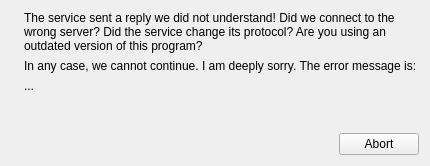
<?xml version="1.0" encoding="UTF-8"?>
<ui version="4.0">
 <class>PerformLoginError</class>
 <widget class="QWidget" name="PerformLoginError">
  <property name="geometry">
   <rect>
    <x>0</x>
    <y>0</y>
    <width>430</width>
    <height>166</height>
   </rect>
  </property>
  <property name="windowTitle">
   <string>Form</string>
  </property>
  <layout class="QVBoxLayout" name="verticalLayout">
   <item>
    <layout class="QHBoxLayout" name="horizontalLayout" stretch="0,1">
     <item>
      <widget class="QLabel" name="lblIcon">
       <property name="sizePolicy">
        <sizepolicy hsizetype="Minimum" vsizetype="Preferred">
         <horstretch>0</horstretch>
         <verstretch>0</verstretch>
        </sizepolicy>
       </property>
       <property name="alignment">
        <set>Qt::AlignLeading|Qt::AlignLeft|Qt::AlignTop</set>
       </property>
       <property name="margin">
        <number>10</number>
       </property>
      </widget>
     </item>
     <item>
      <layout class="QVBoxLayout" name="verticalLayout_2">
       <item>
        <widget class="QLabel" name="lblComplaint1">
         <property name="sizePolicy">
          <sizepolicy hsizetype="Preferred" vsizetype="Preferred">
           <horstretch>1</horstretch>
           <verstretch>0</verstretch>
          </sizepolicy>
         </property>
         <property name="text">
          <string>The service sent a reply we did not understand! Did we connect to the wrong server? Did the service change its protocol? Are you using an outdated version of this program?</string>
         </property>
         <property name="wordWrap">
          <bool>true</bool>
         </property>
        </widget>
       </item>
       <item>
        <widget class="QLabel" name="lblComplaint2">
         <property name="text">
          <string>In any case, we cannot continue. I am deeply sorry. The error message is:</string>
         </property>
         <property name="wordWrap">
          <bool>true</bool>
         </property>
        </widget>
       </item>
       <item>
        <widget class="QLabel" name="lblError">
         <property name="sizePolicy">
          <sizepolicy hsizetype="Preferred" vsizetype="Preferred">
           <horstretch>0</horstretch>
           <verstretch>1</verstretch>
          </sizepolicy>
         </property>
         <property name="text">
          <string notr="true">...</string>
         </property>
         <property name="alignment">
          <set>Qt::AlignLeading|Qt::AlignLeft|Qt::AlignTop</set>
         </property>
         <property name="wordWrap">
          <bool>true</bool>
         </property>
        </widget>
       </item>
      </layout>
     </item>
    </layout>
   </item>
   <item>
    <widget class="QDialogButtonBox" name="btnError">
     <property name="standardButtons">
      <set>QDialogButtonBox::Abort</set>
     </property>
    </widget>
   </item>
  </layout>
 </widget>
 <resources/>
 <connections/>
 <slots>
  <slot>retry()</slot>
  <slot>abort()</slot>
 </slots>
</ui>
